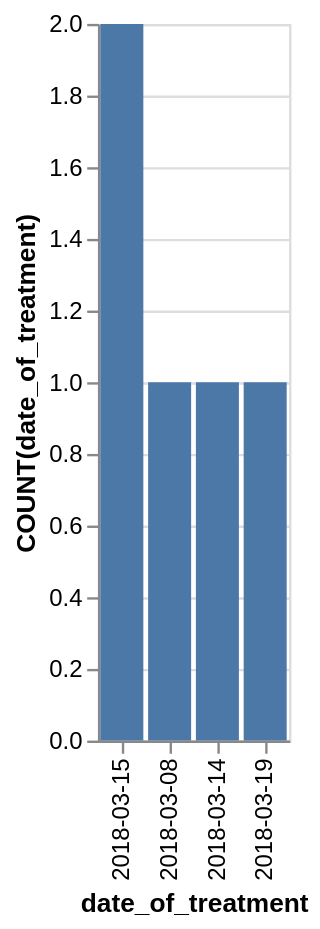

The Vega-Lite source for this figure:
### Vega-Lite specification from a JSON file in a GitHub repository (floating-point values rounded to 4 significant figures)
{"data": {"values": [{"x_data": "2018-03-08", "y_data": 1}, {"x_data": "2018-03-14", "y_data": 1}, {"x_data": "2018-03-15", "y_data": 2}, {"x_data": "2018-03-19", "y_data": 1}]}, "mark": "bar", "encoding": {"x": {"field": "x_data", "type": "nominal", "title": "date_of_treatment", "sort": {"op": "sum", "field": "y_data", "order": "descending"}}, "y": {"field": "y_data", "type": "quantitative", "title": "COUNT(date_of_treatment)"}}}
